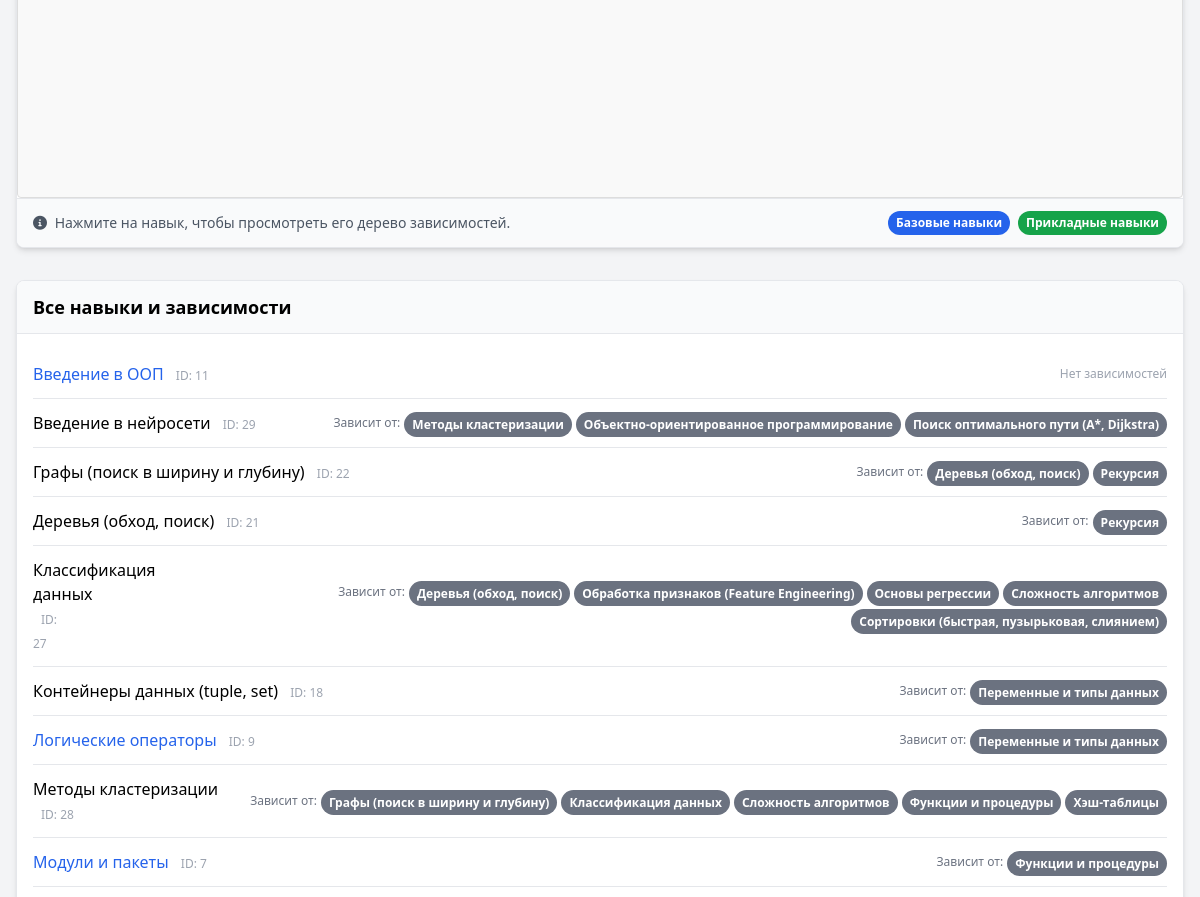
/skills/ (signed in, middle part), run on an earlier commit of the app's database.
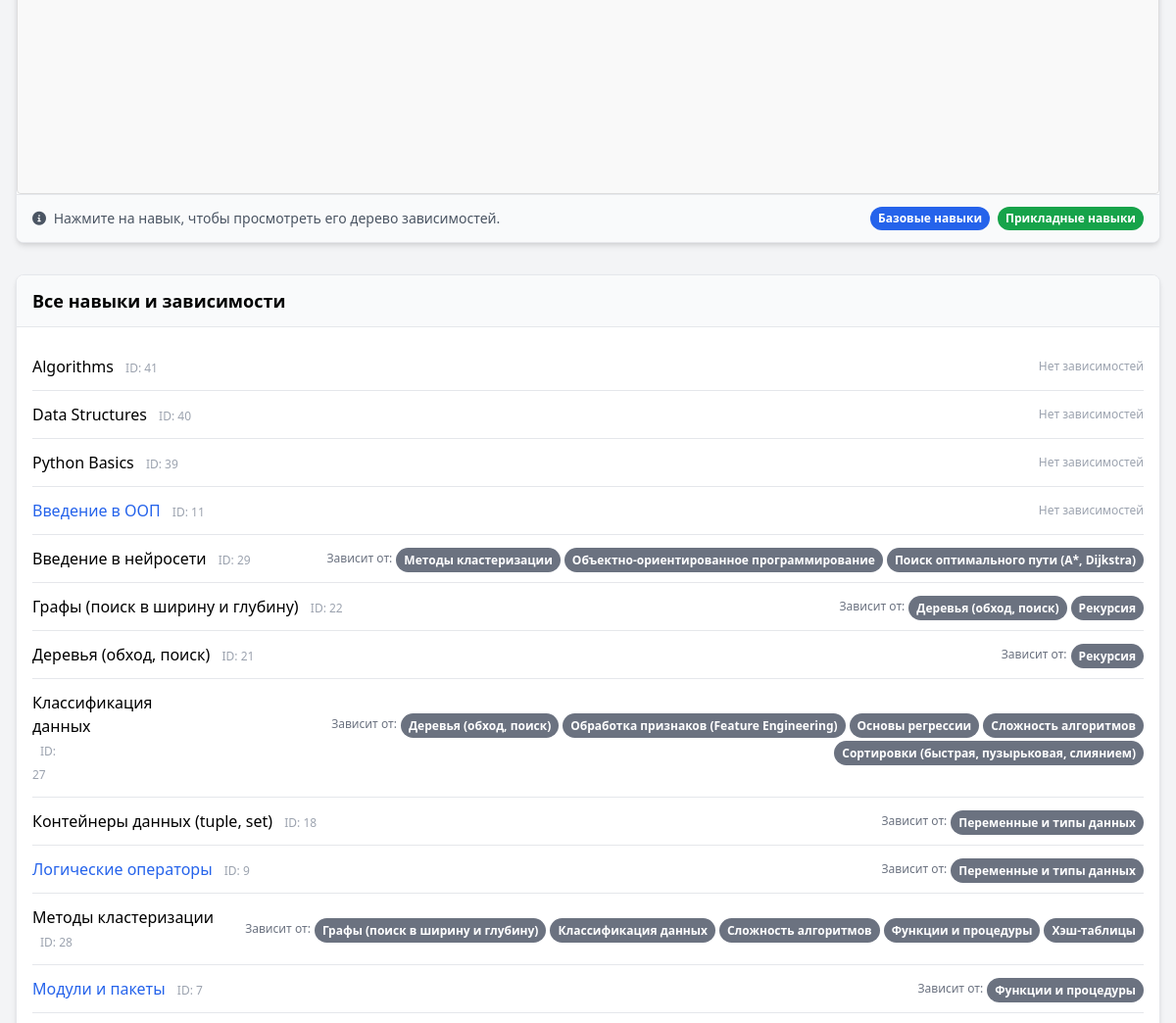
And on a later commit of the database.
### skills/models.py (models this page shows, shortened)
class Skill(models.Model):
    name = models.CharField(max_length=255, unique=True, verbose_name="Название навыка")
    description = models.TextField(blank=True, null=True, verbose_name="Описание навыка")
    is_base = models.BooleanField(default=False, verbose_name="Базовый навык")
    courses = models.ManyToManyField(Course, related_name="skills", verbose_name="Связанные курсы")
    prerequisites = models.ManyToManyField("self", symmetrical=False, blank=True, verbose_name="Необходимые навыки", related_name="dependent_skills")
    class Meta:
        verbose_name = "Навык"
        verbose_name_plural = "Навыки"
        ordering = ["name"]

### skills/views.py (the view, shortened to what this page needs)
# urls.py: path('', views.skills_list, name='skills_list'),
@login_required
def skills_list(request):
    course_id = request.GET.get('course')
    selected_skill_id = request.GET.get('skill')
    courses = Course.objects.all().prefetch_related('skills')
    base_skills = Skill.objects.filter(is_base=True)
    if course_id == 'None':
        course_id = None
    if course_id and course_id != '':
        try:
            course = Course.objects.get(id=course_id)
            course_skills = course.skills.all().prefetch_related('prerequisites')
        except Course.DoesNotExist:
            course_skills = Skill.objects.none()
    else:
        course_skills = Skill.objects.all().prefetch_related('prerequisites')
    if selected_skill_id and selected_skill_id.isdigit():
        try:
            selected_skill = Skill.objects.get(id=selected_skill_id)
            all_skills = Skill.objects.all().prefetch_related('prerequisites')
            if course_id and course_id != '':
                if course_skills.filter(id=selected_skill.id).exists():
                    cytoscape_data = generate_cytoscape_data(course_skills, selected_skill_id)
                else:
                    cytoscape_data = generate_cytoscape_data(course_skills)
            else:
                cytoscape_data = generate_cytoscape_data(all_skills, selected_skill_id)
        except Skill.DoesNotExist:
            print(f"Ошибка: Навык с ID {selected_skill_id} не найден")
            cytoscape_data = generate_cytoscape_data(course_skills)
    else:
        cytoscape_data = generate_cytoscape_data(course_skills)
    all_skills = Skill.objects.prefetch_related('prerequisites').all()
    skill_in_course = False
    context = {
        'courses': courses,
        'base_skills': base_skills,
        'cytoscape_data': cytoscape_data,
        'selected_course_id': course_id,
        'all_skills': all_skills,
        'selected_skill_id': selected_skill_id,
        'skill_in_course': skill_in_course
    }
    return render(request, 'skills/skills_list.html', context)

### skills/templates/skills/skills_list.html (shortened to what this page needs)
<!DOCTYPE html>
<html lang="ru">
<head>
    <script src="https://cdn.tailwindcss.com"></script>
    <link rel="stylesheet" href="https://cdnjs.cloudflare.com/ajax/libs/font-awesome/6.0.0/css/all.min.css">
    <script src="https://unpkg.com/vis-data/standalone/umd/vis-data.min.js"></script>    {% load static %}
    <link rel="stylesheet" href="{% static 'skills/styles.css' %}">
</head>
<body class="bg-gray-100 pt-6">
    <div class="container mx-auto px-4 max-w-7xl">
        <main>
            <div class="mb-8">
                <div class="card relative">
                    <div class="p-0 relative">
                        <div id="network-container" class="w-full h-[550px] border-b border-gray-200"></div>
                    </div>
                    <div class="card-footer flex flex-col sm:flex-row justify-between items-start sm:items-center gap-2">
                        <div class="text-sm text-gray-600">
                            <i class="fas fa-info-circle mr-1"></i>
                            Нажмите на навык, чтобы просмотреть его дерево зависимостей.
                        </div>
                        <div class="flex flex-wrap gap-2">
                            <span class="badge bg-blue-600">Базовые навыки</span>
                            <span class="badge bg-green-600">Прикладные навыки</span>
                        </div>
                    </div>
                </div>
            </div>
            <div class="mb-8">
                <div class="card">
                    <div class="card-header">
                        <h5 class="text-lg font-semibold m-0">Все навыки и зависимости</h5>
                    </div>
                    <div class="card-body">
                        <ul class="divide-y divide-gray-200">
                            {% for skill in all_skills %}
                            <li class="py-3 flex flex-col md:flex-row md:items-center gap-2 relative hover:bg-gray-50 transition-colors duration-150">
                                <div class="flex-1 min-w-0">
                                    <a href="?skill={{ skill.id }}&course={{ selected_course_id }}" class="font-medium {% if skill.is_base %}text-blue-600{% endif %}">
                                        {{ skill.name }}
                                    </a>
                                    <span class="text-xs text-gray-400 ml-2">ID: {{ skill.id }}</span>
                                </div>
                                <div class="flex flex-wrap gap-1 items-center md:justify-end md:ml-4 w-full md:w-auto mt-2 md:mt-0">
                                    {% if skill.prerequisites.all %}
                                        <span class="text-xs text-gray-500">Зависит от:</span>
                                        {% for prereq in skill.prerequisites.all %}
                                            <a href="?skill={{ prereq.id }}&course={{ selected_course_id }}" class="hover:opacity-80" title="Просмотреть навык {{ prereq.name }}">
                                                <span class="badge bg-gray-500 transition-colors duration-200 hover:bg-gray-600">{{ prereq.name }}</span>
                                            </a>
                                        {% endfor %}
                                    {% else %}
                                        <span class="text-xs text-gray-400">Нет зависимостей</span>
                                    {% endif %}
                                </div>
                            </li>
                            {% endfor %}
                        </ul>
                    </div>
                </div>
            </div>
        </main>
    </div>
</body>
</html>

What changed in the data, as far as the page shows it:
added Skill: name "Algorithms", id "41", shows "Нет зависимостей", shown under "Все навыки и зависимости"
added Skill: name "Data Structures", id "40", shows "Нет зависимостей", shown under "Все навыки и зависимости"
added Skill: name "Python Basics", id "39", shows "Нет зависимостей", shown under "Все навыки и зависимости"
